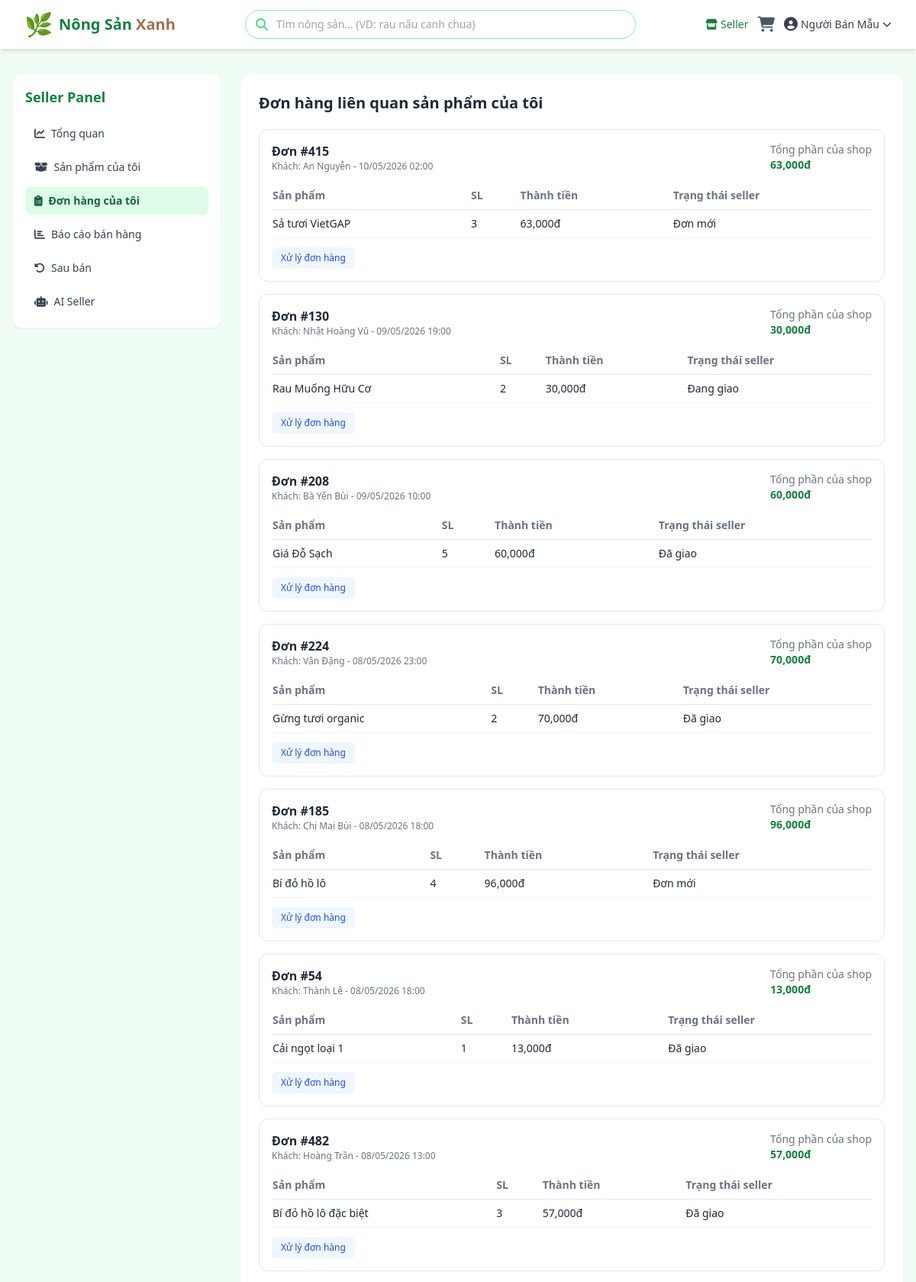
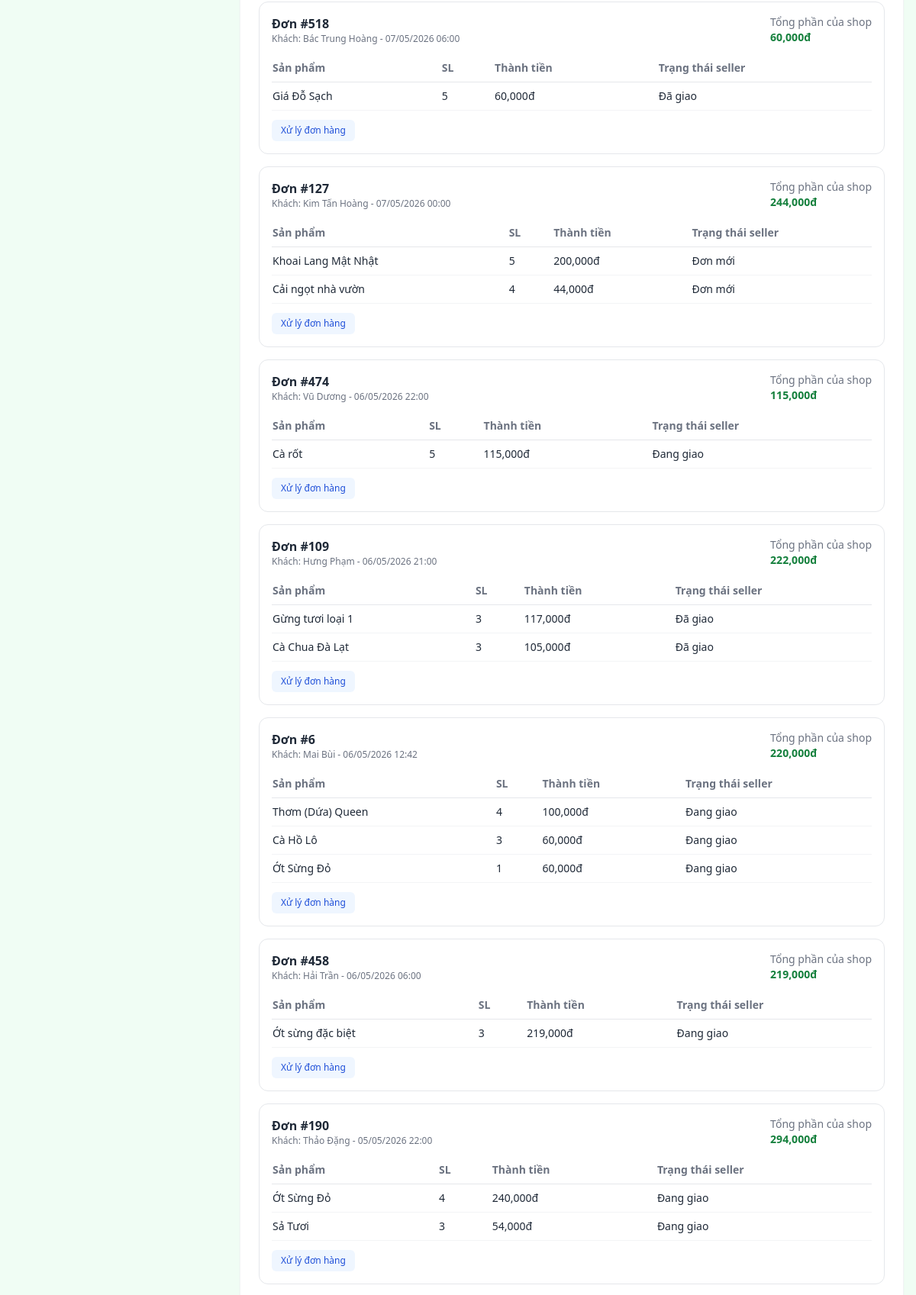
Page /seller/orders (signed in, upper part) on the committed database (2 pictures, top to bottom).
### models.py (models this page shows, shortened)
class User(UserMixin, db.Model):
    __tablename__ = 'users'
    id = db.Column(db.Integer, primary_key=True)
    username = db.Column(db.String(80), unique=True, nullable=False, index=True)
    email = db.Column(db.String(120), unique=True, nullable=False, index=True)
    password_hash = db.Column(db.String(256), nullable=False)
    full_name = db.Column(db.String(150), nullable=False)
    phone = db.Column(db.String(20), nullable=True)
    address = db.Column(db.String(300), nullable=True)
    role = db.Column(db.String(20), nullable=False, default='buyer')  # 'admin' | 'seller' | 'buyer'
    is_active = db.Column(db.Boolean, default=True)
    created_at = db.Column(db.DateTime, default=datetime.utcnow)
    orders = db.relationship('Order', backref='customer', lazy='dynamic')
    products = db.relationship('Product', backref='seller', lazy='dynamic', foreign_keys='Product.seller_id')
    def is_admin(self):
        return self.role == 'admin'
    def is_seller(self):
        return self.role == 'seller'

class OrderItem(db.Model):
    __tablename__ = 'order_items'
    id = db.Column(db.Integer, primary_key=True)
    order_id = db.Column(db.Integer, db.ForeignKey('orders.id'), nullable=False)
    product_id = db.Column(db.Integer, db.ForeignKey('products.id'), nullable=False)
    product_name = db.Column(db.String(200), nullable=False)
    product_price = db.Column(db.Float, nullable=False)
    quantity = db.Column(db.Integer, nullable=False, default=1)
    subtotal = db.Column(db.Float, nullable=False, default=0)
    seller_status = db.Column(db.String(30), nullable=False, default='Đơn mới')
    shipping_code = db.Column(db.String(100), nullable=True)
    shipping_carrier = db.Column(db.String(100), nullable=True)
    shipping_updated_at = db.Column(db.DateTime, nullable=True)
    shipment = db.relationship('Shipment', backref='order_item', uselist=False, cascade='all, delete-orphan')

class Order(db.Model):
    __tablename__ = 'orders'
    id = db.Column(db.Integer, primary_key=True)
    user_id = db.Column(db.Integer, db.ForeignKey('users.id'), nullable=False)
    order_date = db.Column(db.DateTime, default=datetime.utcnow)
    status = db.Column(db.String(30), nullable=False, default='Đang xử lý')
    total_amount = db.Column(db.Float, nullable=False, default=0)
    shipping_name = db.Column(db.String(150), nullable=False)
    shipping_phone = db.Column(db.String(20), nullable=False)
    shipping_address = db.Column(db.String(500), nullable=False)
    note = db.Column(db.Text, nullable=True)
    admin_confirmed_at = db.Column(db.DateTime, nullable=True)
    items = db.relationship('OrderItem', backref='order', lazy='joined', cascade='all, delete-orphan')
    payment = db.relationship('Payment', backref='order', uselist=False, cascade='all, delete-orphan')

### app.py (the view)
@app.route('/seller/orders')
@seller_required
def seller_orders():
    seller_items = get_seller_order_items_query().order_by(Order.order_date.desc()).all()
    grouped_orders = {}
    for item in seller_items:
        order = item.order
        if order.id not in grouped_orders:
            grouped_orders[order.id] = {
                'order': order,
                'items': [],
                'seller_total': 0,
            }
        grouped_orders[order.id]['items'].append(item)
        grouped_orders[order.id]['seller_total'] += item.subtotal
    return render_template('seller/orders.html', grouped_orders=grouped_orders)

### app.py (called while the page is built)
@login_manager.user_loader
def load_user(user_id):
    return db.session.get(User, int(user_id))

def seller_required(f):
    @wraps(f)
    @login_required
    def decorated_function(*args, **kwargs):
        if not current_user.is_seller():
            abort(403)
        if not current_user.is_active:
            abort(403)
        return f(*args, **kwargs)
    return decorated_function

def get_seller_order_items_query():
    return (
        OrderItem.query.join(Product, OrderItem.product_id == Product.id)
        .join(Order, OrderItem.order_id == Order.id)
        .filter(Product.seller_id == current_user.id)
    )

@app.context_processor
def inject_cart_count():
    cart = session.get('cart', {})
    count = sum(item['quantity'] for item in cart.values())
    return dict(cart_count=count, image_url=build_image_url)

### templates/seller/orders.html (shortened to what this page needs)
{% extends 'seller/base_seller.html' %}
{% block seller_content %}
<div class="bg-white rounded-xl border border-gray-100 shadow-sm p-6">
    <h1 class="text-xl font-bold text-gray-800 mb-5">Đơn hàng liên quan sản phẩm của tôi</h1>
    {% if grouped_orders %}
    <div class="space-y-4">
        {% for order_id, data in grouped_orders.items() %}
        <div class="border border-gray-200 rounded-xl p-4">
            <div class="flex flex-col sm:flex-row sm:items-center sm:justify-between gap-3">
                <div>
                    <p class="font-semibold text-gray-800">Đơn #{{ data['order'].id }}</p>
                    <p class="text-xs text-gray-500">
                        Khách: {{ data['order'].customer.full_name }} - {{ data['order'].order_date.strftime('%d/%m/%Y %H:%M') }}
                    </p>
                </div>
                <div class="text-sm">
                    <p class="text-gray-500">Tổng phần của shop</p>
                    <p class="font-bold text-green-brand-700">{{ "{:,.0f}".format(data['seller_total']) }}đ</p>
                </div>
            </div>
            <div class="mt-3 overflow-x-auto">
                <table class="min-w-full text-sm">
                    <thead>
                        <tr class="text-left text-gray-500 border-b">
                            <th class="py-2 pr-3">Sản phẩm</th>
                            <th class="py-2 pr-3">SL</th>
                            <th class="py-2 pr-3">Thành tiền</th>
                            <th class="py-2">Trạng thái seller</th>
                        </tr>
                    </thead>
                    <tbody>
                        {% for item in data['items'] %}
                        <tr class="border-b border-gray-100">
                            <td class="py-2 pr-3">{{ item.product_name }}</td>
                            <td class="py-2 pr-3">{{ item.quantity }}</td>
                            <td class="py-2 pr-3">{{ "{:,.0f}".format(item.subtotal) }}đ</td>
                            <td class="py-2">{{ item.seller_status }}</td>
                        </tr>
                        {% endfor %}
                    </tbody>
                </table>
            </div>
            <div class="mt-3">
                <a href="{{ url_for('seller_order_detail', order_id=data['order'].id) }}"
                   class="inline-flex items-center px-3 py-1.5 rounded-md text-xs bg-blue-50 text-blue-700 hover:bg-blue-100">
                    Xử lý đơn hàng
                </a>
            </div>
        </div>
        {% endfor %}
    </div>
    {% else %}
    <p class="text-sm text-gray-500">Hiện chưa có đơn hàng nào liên quan đến sản phẩm của bạn.</p>
    {% endif %}
</div>
{% endblock %}

### templates/base.html (shortened to what this page needs)
<!DOCTYPE html>
<html lang="vi">
<head>
    <script src="https://cdn.tailwindcss.com"></script>
    <link rel="stylesheet" href="https://cdnjs.cloudflare.com/ajax/libs/font-awesome/6.5.0/css/all.min.css">
</head>
<body class="bg-green-brand-50 text-gray-800 min-h-screen flex flex-col">
    <nav class="bg-white shadow-md sticky top-0 z-50">
        <div class="max-w-7xl mx-auto px-4 sm:px-6 lg:px-8">
            <div class="flex justify-between items-center h-16">
                <a href="{{ url_for('index') }}" class="flex items-center gap-2">
                    <span class="text-3xl">🌿</span>
                    <span class="text-xl font-bold text-green-brand-700">Nông Sản <span class="text-earth-500">Xanh</span></span>
                </a>
                <div class="hidden md:flex flex-1 max-w-lg mx-8">
                    <form action="{{ url_for('index') }}" method="GET" class="w-full relative">
                        <input type="text" name="q" value="{{ request.args.get('q', '') }}"
                               placeholder="Tìm nông sản... (VD: rau nấu canh chua)"
                               class="w-full pl-10 pr-4 py-2 rounded-full border border-green-brand-300 focus:border-green-brand-500 focus:ring-2 focus:ring-green-brand-200 outline-none text-sm"
                               id="searchInput" autocomplete="off">
                        <i class="fas fa-search absolute left-3.5 top-1/2 -translate-y-1/2 text-green-brand-400"></i>
                    </form>
                </div>
                <div class="flex items-center gap-3">
                    {% if current_user.is_authenticated %}
                        {% if current_user.is_admin() %}
                            <a href="{{ url_for('admin_dashboard') }}" class="hidden sm:inline-flex items-center gap-1 text-sm text-green-brand-700 hover:text-green-brand-900 font-medium">
                                <i class="fas fa-tachometer-alt"></i> Admin
                            </a>
                        {% elif current_user.is_seller() %}
                            <a href="{{ url_for('seller_dashboard') }}" class="hidden sm:inline-flex items-center gap-1 text-sm text-green-brand-700 hover:text-green-brand-900 font-medium">
                                <i class="fas fa-store"></i> Seller
                            </a>
                        {% endif %}
                        <a href="{{ url_for('cart') }}" class="relative text-gray-600 hover:text-green-brand-700">
                            <i class="fas fa-shopping-cart text-xl"></i>
                        </a>
                        <details class="relative">
                            <summary class="flex items-center gap-1 text-sm text-gray-700 hover:text-green-brand-700 font-medium cursor-pointer list-none">
                                <i class="fas fa-user-circle text-lg"></i>
                                <span class="hidden sm:inline">{{ current_user.full_name }}</span>
                                <i class="fas fa-chevron-down text-xs"></i>
                            </summary>
                        </details>
                    {% endif %}
                </div>
            </div>
        </div>
    </nav>
    <main class="flex-1">
        {% block content %}{% endblock %}
    </main>
</body>
</html>

### rows in the picture
User: full_name "Người Bán Mẫu"
OrderItem: order.id "415", order.customer.full_name "An Nguyễn", order.order_date "10/05/2026 02:00", seller_total "63,000", product_name "Sả tươi VietGAP", quantity "3", subtotal "63,000", seller_status "Đơn mới"
Order: order.id "130", order.order_date "09/05/2026 19:00"
User: order.customer.full_name "Nhật Hoàng Vũ"
OrderItem: product_name "Rau Muống Hữu Cơ", quantity "2", subtotal "30,000", seller_status "Đang giao"
Order: order.id "208", order.order_date "09/05/2026 10:00"
User: order.customer.full_name "Bà Yến Bùi"
OrderItem: product_name "Giá Đỗ Sạch", quantity "5", subtotal "60,000", seller_status "Đã giao"
Order: order.id "224", order.order_date "08/05/2026 23:00"
User: order.customer.full_name "Vân Đặng"
OrderItem: product_name "Gừng tươi organic", quantity "2", subtotal "70,000", seller_status "Đã giao"
Order: order.id "185", order.order_date "08/05/2026 18:00"
User: order.customer.full_name "Chị Mai Bùi"
OrderItem: product_name "Bí đỏ hồ lô", quantity "4", subtotal "96,000", seller_status "Đơn mới"
Order: order.id "54", order.order_date "08/05/2026 18:00"
User: order.customer.full_name "Thành Lê"
OrderItem: product_name "Cải ngọt loại 1", quantity "1", subtotal "13,000", seller_status "Đã giao"
OrderItem: order.id "482", order.customer.full_name "Hoàng Trần", order.order_date "08/05/2026 13:00", seller_total "57,000"
OrderItem: product_name "Bí đỏ hồ lô đặc biệt", quantity "3", subtotal "57,000", seller_status "Đã giao"
OrderItem: order.id "518", order.customer.full_name "Bác Trung Hoàng", order.order_date "07/05/2026 06:00", seller_total "60,000"
OrderItem: product_name "Giá Đỗ Sạch", quantity "5", subtotal "60,000", seller_status "Đã giao"
Order: order.id "127", order.order_date "07/05/2026 00:00"
User: order.customer.full_name "Kim Tấn Hoàng"
OrderItem: product_name "Khoai Lang Mật Nhật", quantity "5", subtotal "200,000", seller_status "Đơn mới"
OrderItem: product_name "Cải ngọt nhà vườn", quantity "4", subtotal "44,000", seller_status "Đơn mới"
OrderItem: order.id "474", order.customer.full_name "Vũ Dương", order.order_date "06/05/2026 22:00", seller_total "115,000"
OrderItem: product_name "Cà rốt", quantity "5", subtotal "115,000", seller_status "Đang giao"
Order: order.id "109", order.order_date "06/05/2026 21:00"
User: order.customer.full_name "Hưng Phạm"
OrderItem: product_name "Gừng tươi loại 1", quantity "3", subtotal "117,000", seller_status "Đã giao"
OrderItem: product_name "Cà Chua Đà Lạt", quantity "3", subtotal "105,000", seller_status "Đã giao"
Order: order.id "6", order.order_date "06/05/2026 12:42"
User: order.customer.full_name "Mai Bùi"
OrderItem: product_name "Thơm (Dứa) Queen", quantity "4", subtotal "100,000", seller_status "Đang giao"
OrderItem: product_name "Cà Hồ Lô", quantity "3", subtotal "60,000", seller_status "Đang giao"
OrderItem: product_name "Ớt Sừng Đỏ", quantity "1", subtotal "60,000", seller_status "Đang giao"
OrderItem: order.id "458", order.customer.full_name "Hải Trần", order.order_date "06/05/2026 06:00", seller_total "219,000"
OrderItem: product_name "Ớt sừng đặc biệt", quantity "3", subtotal "219,000", seller_status "Đang giao"
Order: order.id "190", order.order_date "05/05/2026 22:00"
User: order.customer.full_name "Thảo Đặng"
OrderItem: product_name "Ớt Sừng Đỏ", quantity "4", subtotal "240,000", seller_status "Đang giao"
OrderItem: product_name "Sả Tươi", quantity "3", subtotal "54,000", seller_status "Đang giao"

### other values in the picture
{{ "{:,.0f}".format(data['seller_total']) }} "30,000" "60,000" "70,000" "96,000" "13,000" "244,000" "222,000" "220,000" "294,000"
